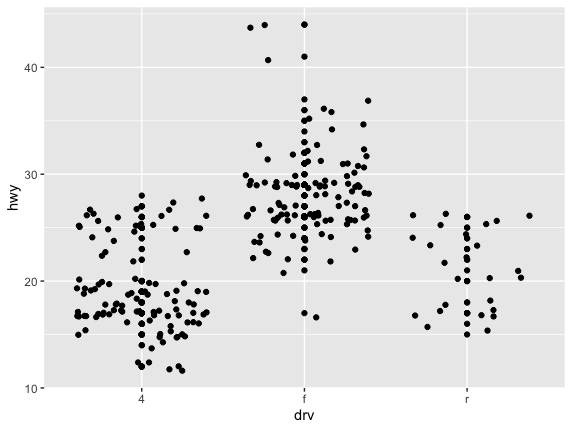

Reproduce this figure in R.
library(ggplot2)

p <- ggplot(mpg, aes(drv, hwy)) +
  geom_point() +geom_jitter()

print(p)
